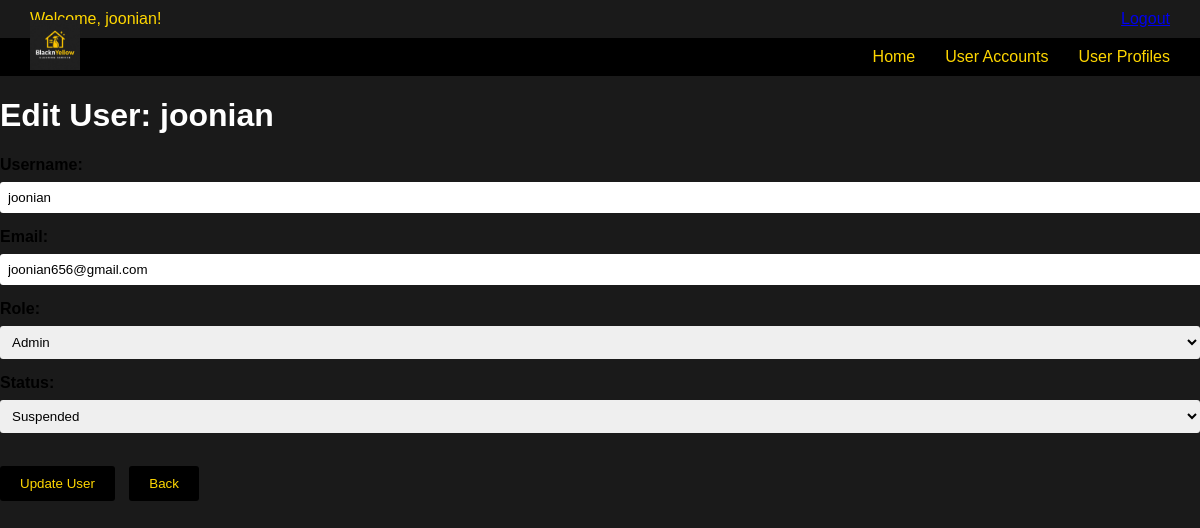
Screenshot of /Boundary/admin/editUserForm.php?user_id=1 (signed in) with the database file from the repository.
### tables this page shows
CREATE TABLE `users` (
  `userid` int(11) NOT NULL,
  `username` varchar(100) NOT NULL,
  `email` varchar(150) NOT NULL,
  `password` varchar(255) NOT NULL,
  `role` varchar(20) NOT NULL,
  `status` varchar(20) NOT NULL DEFAULT 'active'
);

### Controller/admin/editUserController.php (called while the page is built, shortened)
<?php
class editUserController {
    public function getUserById($id) {
        $conn = Database::connect();
        $stmt = $conn->prepare("SELECT * FROM users WHERE userid = ?");
        $stmt->bind_param("i", $id);
        $stmt->execute();
        $result = $stmt->get_result();
        $user = $result->fetch_assoc();
        return $user;
    }
}

### Boundary/admin/editUserForm.php (the view, shortened to what this page needs)
<?php
require_once '../../Controller/admin/editUserController.php';
$controller = new editUserController();
$userId = $_GET['user_id'];
$user = $controller->getUserById($userId);
?>
<!DOCTYPE html>
<html>
<head>
    <link rel="stylesheet" href="../../assets/css/style.css">
</head>
<body>
<div class="topbar">
    Welcome, <?= htmlspecialchars($_SESSION['username']) ?>!
    <a href="../../logout.php" class="logout-link">Logout</a>
</div>
<div class="logo">
    <img src="../../assets/images/logo.jpg" alt="Logo">
</div>
<div class="navbar">
    <a href="adminDashboard.php">Home</a>
    <a href="userAccountsMenu.php">User Accounts</a>
    <a href="userProfilesMenu.php">User Profiles</a>
</div>
<div class="dashboard-content">
    <h1>Edit User: <?= htmlspecialchars($user['username']) ?></h1>
    <form method="POST">
        <label>Username:</label>
        <input type="text" name="username" value="<?= htmlspecialchars($user['username']) ?>" required>
        <label>Email:</label>
        <input type="email" name="email" value="<?= htmlspecialchars($user['email']) ?>" required>
        <label>Role:</label>
        <select name="role" required>
            <option value="Admin" <?= $user['role'] === 'Admin' ? 'selected' : '' ?>>Admin</option>
        </select>
        <label>Status:</label>
        <select name="status" required>
            <option value="suspended" <?= $user['status'] === 'suspended' ? 'selected' : '' ?>>Suspended</option>
        </select>
        <br><br>
        <button type="submit">Update User</button>
        <a href="editUsers.php"><button type="button">Back</button></a>
    </form>
</div>
</body>
</html>

### assets/css/style.css (style rules this page uses)
body { margin: 0; background-color: #1a1a1a; font-family: Arial, sans-serif; color: white; }
.logo { position: absolute; top: 20px; left: 30px; }
.logo img { height: 50px; }
label { color: #000; font-weight: bold; }
input, select { width: 100%; padding: 8px; margin: 8px 0 15px 0; border: none; border-radius: 3px; }
button { background-color: #000; color: #FFD700; border: none; padding: 10px 20px; margin-right: 10px; cursor: pointer; border-radius: 3px; }
.topbar { background-color: #1a1a1a; color: #FFD700; padding: 10px 30px; display: flex; justify-content: space-between; align-items: center; }
.navbar { background-color: #000; padding: 10px 30px; display: flex; justify-content: flex-end; gap: 30px; }
.navbar a { color: #FFD700; text-decoration: none; font-size: 16px; }

### rows the page displays
users: username "joonian", email "joonian656@gmail.com", role "Admin", status "Suspended"

### other values shown
$_SESSION['username'] "joonian"
